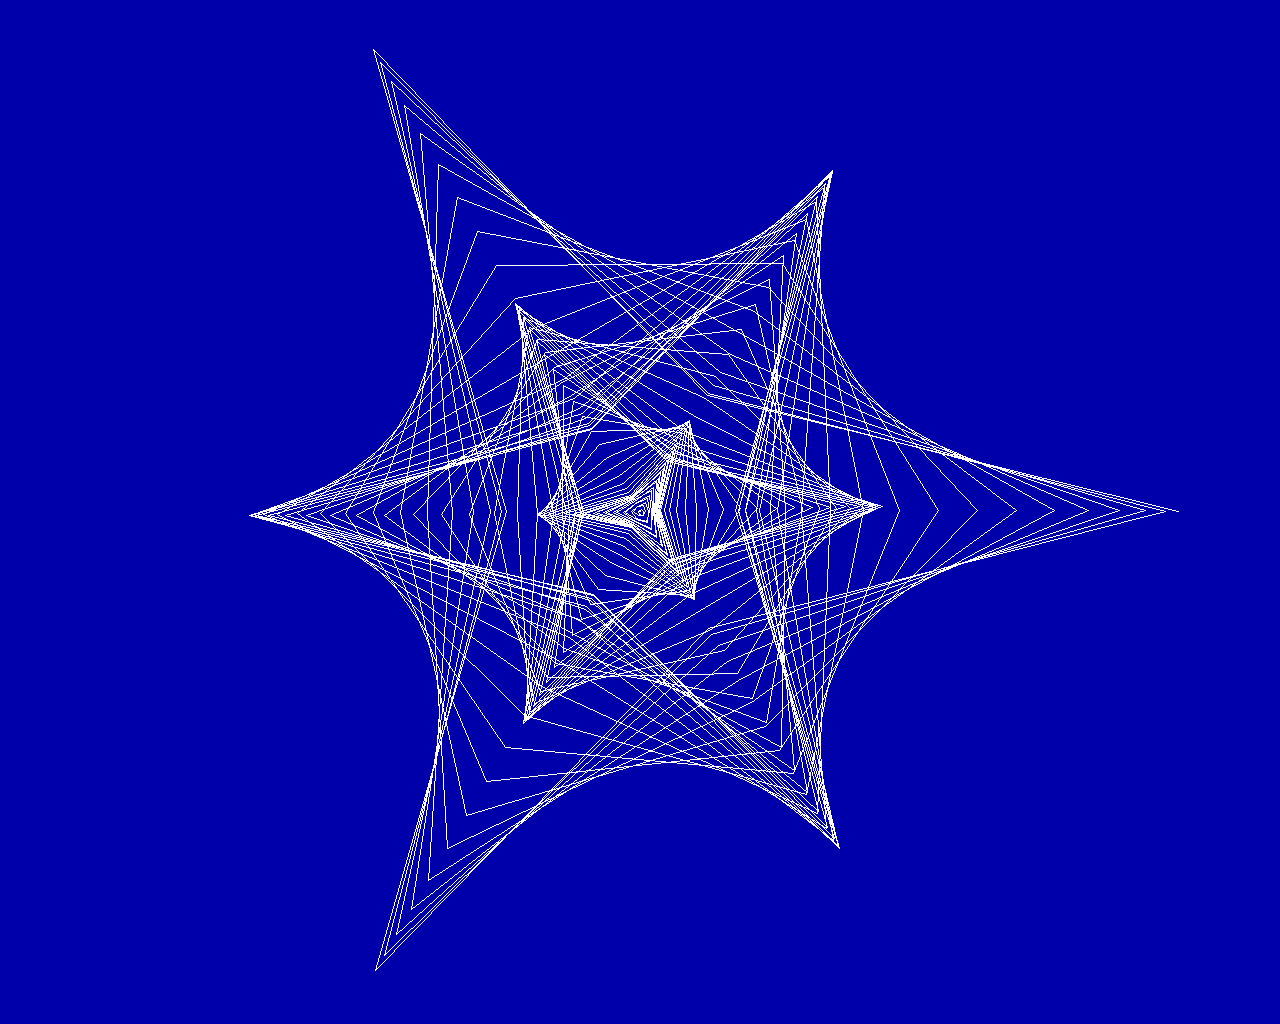

Reproduce this figure in Python.
import math
from PIL import Image, ImageDraw

def polar_to_cartesian(radius, theta):
    """
    Convert polar coordinates to Cartesian coordinates.
    """
    x = radius * math.cos(theta)
    y = radius * math.sin(theta)
    return x, y

def calc_point(theta_prime, theta_petal, prime_radius, depth, center_x, center_y, radius_scale):
    """
    Calculate the Cartesian coordinates based on normalized radii.
    """
    # Calculate the petal radius and total radius (unit circle)
    petal_radius = math.cos(theta_petal) * depth
    radius = prime_radius + petal_radius * prime_radius

    # Scale the radius
    radius *= radius_scale

    # Convert polar to Cartesian coordinates
    x, y = polar_to_cartesian(radius, theta_prime)

    # Shift to image coordinates
    x += center_x
    y += center_y

    return round(x), round(y)

def write_to_file(coords, autoexec_filepath, header):
    """
    Write the coordinates to the specified text file with the given header.
    """
    with open(autoexec_filepath, 'w') as file:
        # Write the header
        for line in header:
            file.write(line + '\n')

        # Write the initial move command
        x_prev, y_prev = coords[0]
        file.write(f"draw move abs {x_prev} {y_prev}\n")

        # Write the line commands for the rest of the coordinates
        for x, y in coords[1:]:
            file.write(f"draw line abs {x} {y}\n")

def flower(petals, vectors, depth, periods, shrink, clock_prime, clock_petal, 
           theta_prime, theta_petal, center_x, center_y, radius_scale, screen_width, screen_height, autoexec_filepath=None):
    # Convert angles to radians
    theta_prime_rad = theta_prime * math.pi / 180
    theta_petal_rad = theta_petal * math.pi / 180

    # Calculate step increments and total steps
    step_theta_prime = 2 * math.pi / (petals * vectors)
    step_theta_petal = 2 * math.pi / vectors
    total_steps = int(2 * math.pi / step_theta_prime * periods)
    step_theta_prime *= clock_prime
    step_theta_petal *= clock_petal

    # Calculate shrink per step (linear)
    shrink_step = -shrink / total_steps

    # Initialize prime_radius (unit circle)
    prime_radius = 1 - depth / 2

    # Create an image to plot the flower with specified screen resolution
    img = Image.new("RGB", (screen_width, screen_height), (0, 0, 170))  # Set background to #0000AA
    draw = ImageDraw.Draw(img)

    # Calculate initial coordinates
    coords = []
    x_prev, y_prev = calc_point(theta_prime_rad, theta_petal_rad, prime_radius, depth, center_x, center_y, radius_scale)
    coords.append((x_prev, y_prev))

    # Draw the flower
    for step in range(total_steps):
        # Advance theta values
        theta_prime_rad += step_theta_prime
        theta_petal_rad += step_theta_petal

        # Update prime_radius
        prime_radius += shrink_step

        # Calculate new coordinates
        x, y = calc_point(theta_prime_rad, theta_petal_rad, prime_radius, depth, center_x, center_y, radius_scale)
        coords.append((x, y))

        # Draw a line from the previous point to the current one
        draw.line([(x_prev, y_prev), (x, y)], fill=(255, 255, 255), width=1)

        # Update previous coordinates
        x_prev, y_prev = x, y

    # Invert the y-axis by flipping the image vertically
    img = img.transpose(Image.FLIP_TOP_BOTTOM)

    # Save the image
    img.save("examples/moslets/flower.png")

    return coords

if __name__ == "__main__":
    petals = 2.97
    vectors = 1
    depth = 0.0
    periods = 75
    shrink = 1.0
    clock_prime = -1.0
    clock_petal = 1.0
    theta_prime = 240
    theta_petal = 0.0
    radius_scale = 480
    center_x = 640
    center_y = 512
    screen_width = 1280
    screen_height = 1024
    autoexec_filepath = "/home/smith/Agon/emulator/sdcard/autoexec.txt"

    # Define the file header
    header = [
        "SET KEYBOARD 1",
        "vdu 22 19",
        "# vdu 23 1 0",
        f"# petals: {petals}",
        f"# vectors: {vectors}",
        f"# depth: {depth}",
        f"# periods: {periods}",
        f"# shrink: {shrink}",
        f"# clock_prime: {clock_prime}",
        f"# clock_petal: {clock_petal}",
        f"# theta_prime: {theta_prime}",
        f"# theta_petal: {theta_petal}",
        f"# radius_scale: {radius_scale}",
        f"# center_x: {center_x}",
        f"# center_y: {center_y}",
        "# draw gcol fg 4",
        f"# draw recf rel {screen_width} {screen_height}",
        "# draw gcol fg 15"
    ]

    # Generate the flower and get the list of coordinates
    coords = flower(petals, vectors, depth, periods, shrink, clock_prime, clock_petal, 
                    theta_prime, theta_petal, center_x, center_y, radius_scale, screen_width, screen_height, autoexec_filepath)

    # Write the coordinates to the specified file
    write_to_file(coords, autoexec_filepath, header)
